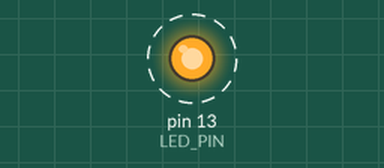
Recording of a sketch running on a simulated Arduino Uno, built with avr-gcc and run on an emulated ATmega328P. On the bench: output pins drawn as LEDs (lit = HIGH). Dashed ring = blinking. What the sketch prints to the serial monitor is not drawn.

Above: at 0.5 s.
Timing chart, 0 to 4.6 s (numbered marks = the images above):
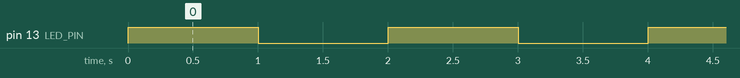

The sketch:

blink.ino
```cpp
// Forge Demo Project — Blink LED
// A simple Arduino sketch that blinks the built-in LED.
// This project demonstrates the full Forge workflow:
//   1. Circuit → schematic with an Arduino Uno + LED + resistor
//   2. PCB → single-layer board layout
//   3. CAD → enclosure model
//   4. Code → this sketch
//   5. BOM → bill of materials
//   6. Export → Gerber + SVG
//   7. Compile & Upload → flash to board

const int LED_PIN = 13;  // Built-in LED on most Arduino boards

void setup() {
  pinMode(LED_PIN, OUTPUT);
  Serial.begin(9600);
  Serial.println("Forge Demo — Blink LED");
}

void loop() {
  digitalWrite(LED_PIN, HIGH);
  Serial.println("LED ON");
  delay(1000);

  digitalWrite(LED_PIN, LOW);
  Serial.println("LED OFF");
  delay(1000);
}
```

Measured:
- by itself, pin 13 (LED_PIN): alternates HIGH for 1.0 s and LOW for 1.0 s
